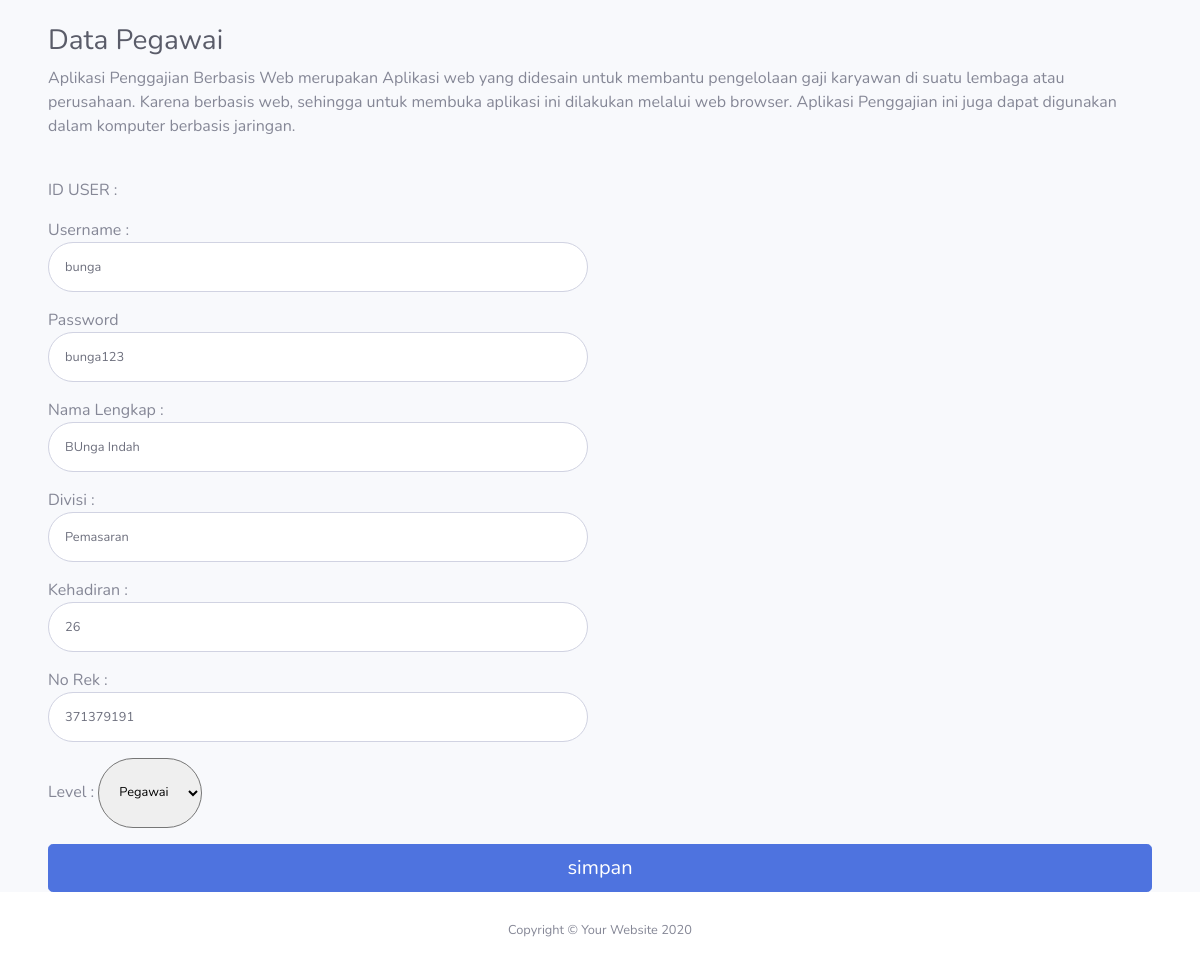
/edit_datapegawai.php?iduser=6, run on the app's committed database.
### tables this page shows
CREATE TABLE `user` (
  `iduser` int(20) NOT NULL,
  `username` varchar(50) NOT NULL,
  `password` varchar(255) NOT NULL,
  `nama_lengkap` varchar(100) NOT NULL,
  `divisi` varchar(30) NOT NULL,
  `jml_kehadiran` int(20) NOT NULL,
  `no_rek` int(30) NOT NULL,
  `level` enum('pegawai','admin','','') NOT NULL
);

### edit_datapegawai.php (the view, shortened to what this page needs)
<!DOCTYPE html>
<html lang="en">
<head>
    <link href="vendor/fontawesome-free/css/all.min.css" rel="stylesheet" type="text/css">
    <link href="css/sb-admin-2.min.css" rel="stylesheet">
</head>
<body id="page-top">
    <div id="wrapper">
        <div id="content-wrapper" class="d-flex flex-column">
            <div id="content">
                <div class="container-fluid">
                <div class="container-fluid">
                <br>
                    <h1 class="h3 mb-2 text-gray-800">Data Pegawai</h1>
                    <p class="mb-4">Aplikasi Penggajian Berbasis Web merupakan Aplikasi web yang didesain untuk membantu pengelolaan gaji karyawan di suatu lembaga atau perusahaan. Karena berbasis web, sehingga untuk membuka aplikasi ini dilakukan melalui web browser. Aplikasi Penggajian ini juga dapat digunakan dalam komputer berbasis jaringan.</p>
                    <?php
			$iduser = $_GET['iduser'];
			$data = mysqli_query($koneksi, "SELECT * from user where iduser='$iduser' and level = 'pegawai' ");
            $d = mysqli_fetch_array($data);
?>
						<form class="user" method="post" action="update_datapegawai.php">
                                <div class="form-group row">
                                    <div class="col-sm-6 mb-3 mb-sm-0">
                                        ID USER :
                                    </div>
                                </div>
                                <div class="form-group row">
                                    <div class="col-sm-6 mb-3 mb-sm-0">
                                        Username :
                                        <input type="text" class="form-control form-control-user" name ="username" value = "<?php echo $d['username'];?>"  placeholder="Nama Lengkap Anda..">
                                    </div>
                                </div>
                                <div class="form-group row">
                                    <div class="col-sm-6 mb-3 mb-sm-0">
                                        Password
                                        <input type="text" class="form-control form-control-user" name ="password" value = "<?php echo $d['password'];?>"  placeholder="Nama Lengkap Anda..">
                                    </div>
                                </div>
                                <div class="form-group row">
                                    <div class="col-sm-6 mb-3 mb-sm-0">
                                        Nama Lengkap :
                                        <input type="text" class="form-control form-control-user" name ="nama_lengkap" value = "<?php echo $d['nama_lengkap'];?>"  placeholder="Nama Lengkap Anda..">
                                    </div>
                                </div>
                                <div class="form-group row">
                                    <div class="col-sm-6 mb-3 mb-sm-0">
                                        Divisi :
                                        <input type="text" class="form-control form-control-user" name ="divisi" value = "<?php echo $d['divisi'];?>"  placeholder="Nama Lengkap Anda..">
                                    </div>
                                </div>
                                <div class="form-group row">
                                    <div class="col-sm-6 mb-3 mb-sm-0">
                                        Kehadiran :
                                        <input type="text" class="form-control form-control-user" name ="jml_kehadiran" value = "<?php echo $d['jml_kehadiran'];?>"  placeholder="Nama Lengkap Anda..">
                                    </div>
                                </div>
                                <div class="form-group row">
                                    <div class="col-sm-6 mb-3 mb-sm-0">
                                        No Rek :
                                        <input type="text" class="form-control form-control-user" name ="no_rek" value = "<?php echo $d['no_rek'];?>"  placeholder="Nama Lengkap Anda..">
                                    </div>
                                </div>
                                 <div class="form-group row">
                                     <div class="col-sm-6 mb-3 mb-sm-0">
                                     Level :
                                    <select class= "form-control-user" name="level">
                                            <option value="pegawai">Pegawai</option>
                                     </select>
                                     </div>
                                </div>
                               <input class="btn btn-lg btn-primary btn-block" type="submit" value="simpan" name="simpan">
                            </form>
	</div>
                </div>
            </div>
            <footer class="sticky-footer bg-white">
                <div class="container my-auto">
                    <div class="copyright text-center my-auto">
                        <span>Copyright &copy; Your Website 2020</span>
                    </div>
                </div>
            </footer>
        </div>
    </div>
</body>

### data on the page
user: username "bunga", password "bunga123", nama_lengkap "BUnga Indah", divisi "Pemasaran", jml_kehadiran "26", no_rek "371379191"
